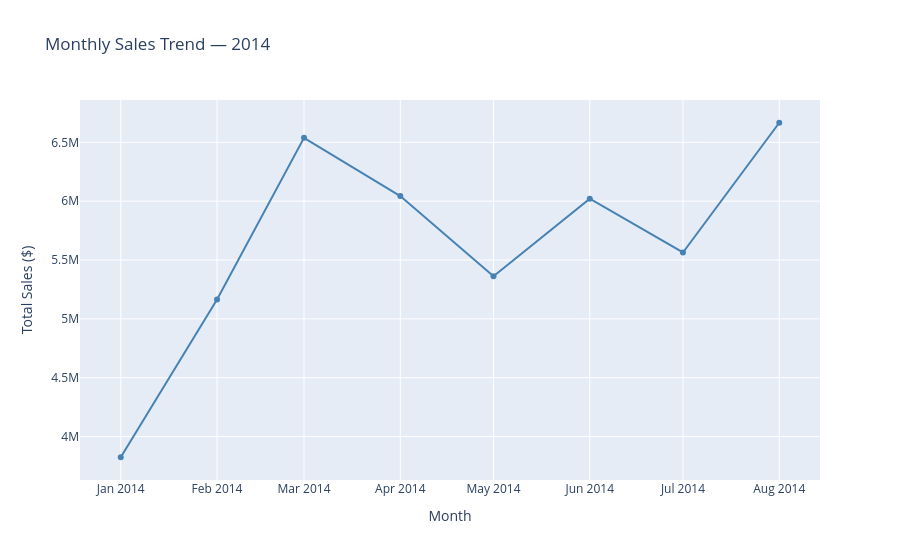

Here is the notebook cell this chart was saved with:
### Markdown cell above
## 6. Interactive Visualizations (Plotly)
Upgrading static charts to interactive visuals — hover, zoom, and filter enabled.
Charts include monthly trend, top 20 items, revenue vs margin scatter, and Pareto chart.

### Code cell
import plotly.express as px
import plotly.graph_objects as go

fig = px.line(monthly, x='MonthID', y='Total_Sales_Dollars',
              title='Monthly Sales Trend — 2014',
              markers=True,
              labels={'Total_Sales_Dollars': 'Total Sales ($)', 'MonthID': 'Month'})
fig.update_traces(line_color='steelblue', line_width=2)
fig.show()

### Figure 1 — Plotly figure (JSON) as saved in the notebook; plotly's stock layout.template omitted (floating-point values rounded to 4 significant figures)
{"data": [{"hovertemplate": "Month=%{x}<br>Total Sales ($)=%{y}<extra></extra>", "legendgroup": "", "line": {"color": "steelblue", "dash": "solid", "width": 2}, "marker": {"symbol": "circle"}, "mode": "lines+markers", "name": "", "orientation": "v", "showlegend": false, "type": "scatter", "x": ["2014-01-01T00:00:00.000000", "2014-02-01T00:00:00.000000", "2014-03-01T00:00:00.000000", "2014-04-01T00:00:00.000000", "2014-05-01T00:00:00.000000", "2014-06-01T00:00:00.000000", "2014-07-01T00:00:00.000000", "2014-08-01T00:00:00.000000"], "xaxis": "x", "y": [3824000.0, 5165000.0, 6538000.0, 6044000.0, 5362000.0, 6021000.0, 5564000.0, 6666000.0], "yaxis": "y"}], "layout": {"legend": {"tracegroupgap": 0}, "title": {"text": "Monthly Sales Trend — 2014"}, "xaxis": {"anchor": "y", "domain": [0, 1], "title": {"text": "Month"}}, "yaxis": {"anchor": "x", "domain": [0, 1], "title": {"text": "Total Sales ($)"}}}}
